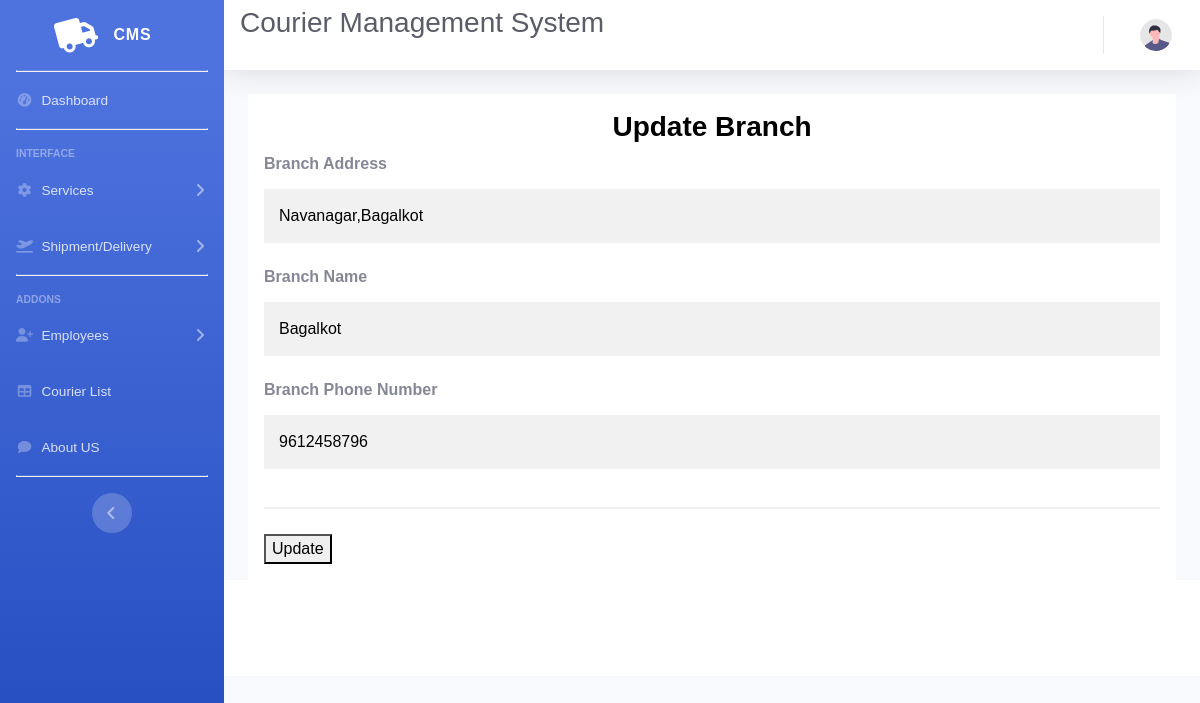
Screenshot of /editbranch.php?branch_id=2834 with the database file from the repository.
### tables this page shows
CREATE TABLE `branch` (
  `branch_id` int(25) NOT NULL,
  `branch_addr` varchar(50) NOT NULL,
  `branch_name` varchar(50) NOT NULL,
  `branch_ph` varchar(10) NOT NULL
);

### editbranch.php (the view, shortened to what this page needs)
<!DOCTYPE html>
<html lang="en">
<head>
    <link href="vendor/fontawesome-free/css/all.min.css" rel="stylesheet" type="text/css">
    <link href="css/sb-admin-2.min.css" rel="stylesheet">
</head>
<body id="page-top">
    <div id="wrapper">
        <ul class="navbar-nav bg-gradient-primary sidebar sidebar-dark accordion" id="accordionSidebar">
            <a class="sidebar-brand d-flex align-items-center justify-content-center" href="index.html">
                <div class="sidebar-brand-icon rotate-n-15">
                   <i class='fas fa-truck'></i>
                </div>
                <div class="sidebar-brand-text mx-3">CMS </div>
            </a>
            <hr class="sidebar-divider my-0">
            <li class="nav-item">
                <a class="nav-link" href="index1.php">
                    <i class="fas fa-fw fa-tachometer-alt"></i>
                    <span>Dashboard</span></a>
            </li>
            <hr class="sidebar-divider">
            <div class="sidebar-heading">
                Interface
            </div>
            <li class="nav-item">
                <a class="nav-link collapsed" href="#" data-toggle="collapse" data-target="#collapseTwo"
                    aria-expanded="true" aria-controls="collapseTwo">
                    <i class="fas fa-fw fa-cog"></i>
                    <span>Services</span>
                </a>
            </li>
            <li class="nav-item">
                <a class="nav-link collapsed" href="#" data-toggle="collapse" data-target="#collapseUtilities"
                    aria-expanded="true" aria-controls="collapseUtilities">
                    <i class="fas fa-plane-departure"></i>
                    <span>Shipment/Delivery</span>
                </a>
            </li>
            <hr class="sidebar-divider">
            <div class="sidebar-heading">
                Addons
            </div>
            <li class="nav-item">
                <a class="nav-link collapsed" href="#" data-toggle="collapse" data-target="#collapsePages"
                    aria-expanded="true" aria-controls="collapsePages">
                    <i class="fas fa-fw fa-user-plus"></i>
                    <span>Employees</span>
                </a>
            </li>
            <li class="nav-item">
                <a class="nav-link" href="admincourierlist.php">
                    <i class="fas fa-fw fa-table"></i>
                    <span>Courier List</span></a>
            </li>
            <li class="nav-item">
                <a class="nav-link" href="aboutus.php">
                    <i class="fas fa-fw fa-comment"></i>
                    <span>About US</span></a>
            </li>
            <hr class="sidebar-divider d-none d-md-block">
            <div class="text-center d-none d-md-inline">
                <button class="rounded-circle border-0" id="sidebarToggle"></button>
            </div>
        </ul>
        <div id="content-wrapper" class="d-flex flex-column">
            <div id="content">
                <nav class="navbar navbar-expand navbar-light bg-white topbar mb-4 static-top shadow">
                <h1 class="h3 mb-4 text-gray-800">Courier Management System</h1>
                    <ul class="navbar-nav ml-auto">
                        <li class="nav-item dropdown no-arrow">
                            <a class="nav-link dropdown-toggle" href="#" id="userDropdown" role="button"
                                data-toggle="dropdown" aria-haspopup="true" aria-expanded="false">
                                <img class="img-profile rounded-circle"
                                    src="img/undraw_profile.svg">
                            </a>
                        </li>
                    </ul>
                </nav>
                <div class="container-fluid">
<?php
include "config.php";
$id = $_GET['branch_id'];
$sql="select branch_addr,branch_name,branch_ph from branch where branch_id='$id'";
$qry = mysqli_query($conn,$sql);
$data = mysqli_fetch_array($qry);
?>
<div class="container">
<h3 class="a">Update Branch</h3>
<form method="POST">
  <label for="baddr" ><b>Branch Address</b></label>
    <input type="text" value="<?php echo $data['branch_addr'] ?>"   name="baddr" required >
    <label for="bname"><b>Branch Name</b></label>
    <input type="text" value="<?php echo $data['branch_name'] ?>"   name="bname" required >
    <label for="brph"><b>Branch Phone Number</b></label>
    <input type="text" value="<?php echo $data['branch_ph'] ?>"  placeholder="Enter the valid Phone number" name="branchph" required >
    <hr>
    <button type="submit" name="update" Value="Update">Update</button>
</form>
</body>
            <footer class="sticky-footer bg-white">
                <div class="container my-auto">
                </div>
            </footer>
</body>
</html>

### editbranch.php (style rules this page uses)
body { font-family: Arial, Helvetica, sans-serif; background-color: black; }
* { box-sizing: border-box; }
.container { padding: 16px; background-color: white; }
input[type=text], input[type=password] { width: 100%; padding: 15px; margin: 5px 0 22px 0; display: inline-block; border: none; background: #f1f1f1; }
hr { border: 1px solid #f1f1f1; margin-bottom: 25px; }
a { color: dodgerblue; }
.a { text-align:center; color:black; font-weight:bold; }

### rows the page displays
branch: baddr "Navanagar,Bagalkot", bname "Bagalkot", branchph "9612458796"
